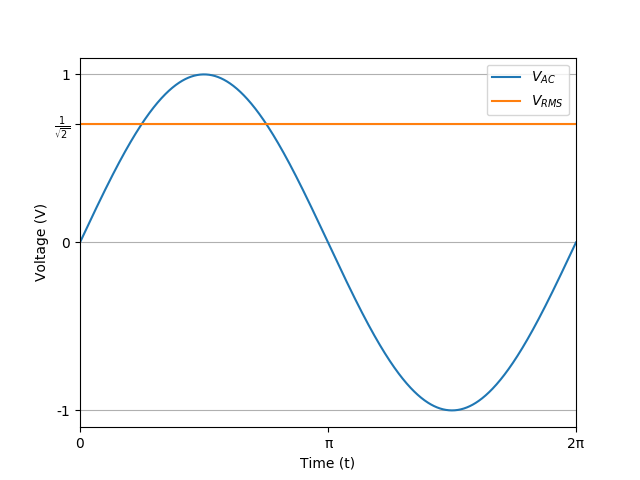

The script that saved this image:

import numpy as np
import matplotlib.pyplot as plt
import os 
dir_path = os.path.dirname(os.path.realpath(__file__))

# Number of sample points
N = 1000
# sample spacing
T = 1.0 / N
x = np.linspace(0.0, 2 * np.pi, N)
y = np.sin(x)
rms = np.full_like(x, 1/np.sqrt(2))

plt.plot(x/np.pi, y, label=r'$V_{AC}$')
plt.plot(x/np.pi, rms, label=r'$V_{RMS}$')
plt.legend()

plt.xticks([0, 1, 2], ['0', 'π', '2π'])
plt.yticks([-1, 0, 1 / np.sqrt(2),1], ['-1', '0', r'$\frac{1}{\sqrt{2}}$','1'])
plt.gca().yaxis.grid(True)
plt.margins(0, 0.05)

plt.xlabel('Time (t)')
plt.ylabel('Voltage (V)')
plt.savefig(os.path.join(dir_path, 'voltage_rms_relationship.png'))
plt.show()